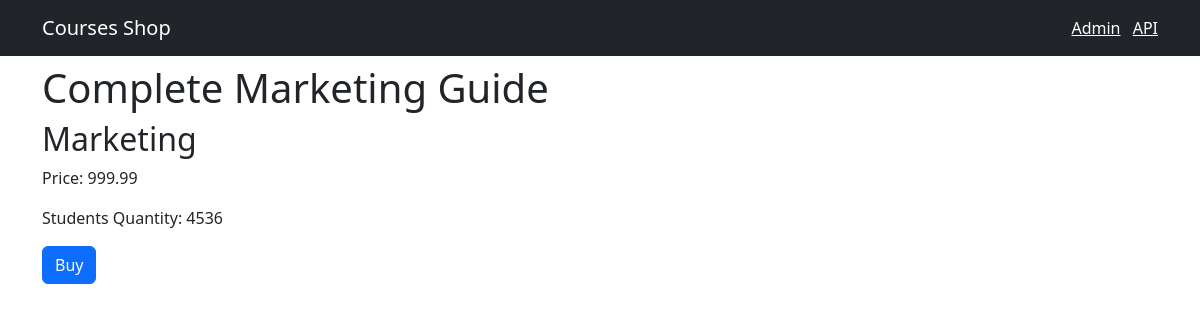
The page /course/4 on the database its author committed.
### shop/models.py (models this page shows, shortened)
class Course(models.Model):
    title = models.CharField(max_length=255)
    price = models.FloatField()
    students_qty = models.IntegerField()
    reviews_qty = models.IntegerField()
    category = models.ForeignKey(Category, on_delete=models.CASCADE)
    created_at = models.DateTimeField(default=timezone.now)

class Category(models.Model):
    title = models.CharField(max_length=255)
    created_at = models.DateTimeField(default=timezone.now)
    def __str__(self):
        return self.title

### shop/views.py (the view)
# urls.py: path('course/<int:course_id>', views.single_course, name='single_course')
def single_course(request, course_id):
    course = get_object_or_404(Course, pk = course_id)
    return render(request, 'shop/single_course.html', {'course': course})

### templates/shop/single_course.html (shortened to what this page needs)
{% extends 'base.html' %}
{% block content %}
<h1 class="mt-2">{{ course.title }}</h1>
<h2>{{ course.category }}</h2>
<p>Price: {{ course.price }}</p>
<p>Students Quantity: {{ course.students_qty }}</p>
<button class="btn btn-primary">Buy</button>
{% endblock %}

### rows shown on the page
Course: title "Complete Marketing Guide", category "Marketing", price "999.99", students_qty "4536"
